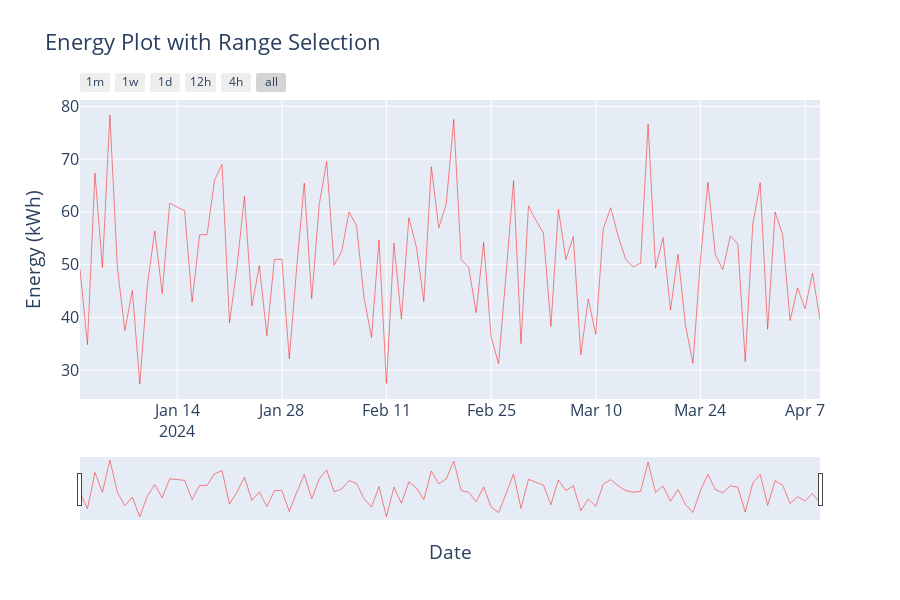

Notebook cell for this chart:
### Code cell
# Create the same data object
energy_data = go.Scatter(x=energy_series.index,
                        y=energy_series.values,
                        line=go.scatter.Line(color='red', width = 0.6),
                        opacity=0.8,
                        name='energy',
                        text=[f'Energy: {x:.0f} kWh' for x in energy_series.values])

# Create the figure and display
fig = go.Figure(data=[energy_data], layout=layout)
iplot(fig)

### Figure 1 — Plotly figure (JSON) as saved in the notebook; plotly's stock layout.template omitted (floating-point values rounded to 4 significant figures)
{"data": [{"line": {"color": "red", "width": 0.6}, "name": "energy", "opacity": 0.8, "text": ["Energy: 49 kWh", "Energy: 35 kWh", "Energy: 67 kWh", "Energy: 49 kWh", "Energy: 78 kWh", "Energy: 50 kWh", "Energy: 38 kWh", "Energy: 45 kWh", "Energy: 27 kWh", "Energy: 46 kWh", "Energy: 56 kWh", "Energy: 45 kWh", "Energy: 62 kWh", "Energy: 61 kWh", "Energy: 60 kWh", "Energy: 43 kWh", "Energy: 56 kWh", "Energy: 56 kWh", "Energy: 66 kWh", "Energy: 69 kWh", "Energy: 39 kWh", "Energy: 50 kWh", "Energy: 63 kWh", "Energy: 42 kWh", "Energy: 50 kWh", "Energy: 37 kWh", "Energy: 51 kWh", "Energy: 51 kWh", "Energy: 32 kWh", "Energy: 50 kWh", "Energy: 65 kWh", "Energy: 44 kWh", "Energy: 61 kWh", "Energy: 70 kWh", "Energy: 50 kWh", "Energy: 52 kWh", "Energy: 60 kWh", "Energy: 57 kWh", "Energy: 44 kWh", "Energy: 36 kWh", "Energy: 55 kWh", "Energy: 27 kWh", "Energy: 54 kWh", "Energy: 40 kWh", "Energy: 59 kWh", "Energy: 53 kWh", "Energy: 43 kWh", "Energy: 69 kWh", "Energy: 57 kWh", "Energy: 62 kWh", "Energy: 78 kWh", "Energy: 51 kWh", "Energy: 49 kWh", "Energy: 41 kWh", "Energy: 54 kWh", "Energy: 36 kWh", "Energy: 31 kWh", "Energy: 48 kWh", "Energy: 66 kWh", "Energy: 35 kWh", "Energy: 61 kWh", "Energy: 58 kWh", "Energy: 56 kWh", "Energy: 38 kWh", "Energy: 61 kWh", "Energy: 51 kWh", "Energy: 55 kWh", "Energy: 33 kWh", "Energy: 43 kWh", "Energy: 37 kWh", "Energy: 57 kWh", "Energy: 61 kWh", "Energy: 55 kWh", "Energy: 51 kWh", "Energy: 50 kWh", "Energy: 50 kWh", "Energy: 77 kWh", "Energy: 49 kWh", "Energy: 55 kWh", "Energy: 41 kWh", "Energy: 52 kWh", "Energy: 39 kWh", "Energy: 31 kWh", "Energy: 51 kWh", "Energy: 66 kWh", "Energy: 52 kWh", "Energy: 49 kWh", "Energy: 55 kWh", "Energy: 54 kWh", "Energy: 32 kWh", "Energy: 58 kWh", "Energy: 66 kWh", "Energy: 38 kWh", "Energy: 60 kWh", "Energy: 56 kWh", "Energy: 39 kWh", "Energy: 46 kWh", "Energy: 42 kWh", "Energy: 48 kWh", "Energy: 40 kWh"], "type": "scatter", "x": ["2024-01-01T00:00:00", "2024-01-02T00:00:00", "2024-01-03T00:00:00", "2024-01-04T00:00:00", "2024-01-05T00:00:00", "2024-01-06T00:00:00", "2024-01-07T00:00:00", "2024-01-08T00:00:00", "2024-01-09T00:00:00", "2024-01-10T00:00:00", "2024-01-11T00:00:00", "2024-01-12T00:00:00", "2024-01-13T00:00:00", "2024-01-14T00:00:00", "2024-01-15T00:00:00", "2024-01-16T00:00:00", "2024-01-17T00:00:00", "2024-01-18T00:00:00", "2024-01-19T00:00:00", "2024-01-20T00:00:00", "2024-01-21T00:00:00", "2024-01-22T00:00:00", "2024-01-23T00:00:00", "2024-01-24T00:00:00", "2024-01-25T00:00:00", "2024-01-26T00:00:00", "2024-01-27T00:00:00", "2024-01-28T00:00:00", "2024-01-29T00:00:00", "2024-01-30T00:00:00", "2024-01-31T00:00:00", "2024-02-01T00:00:00", "2024-02-02T00:00:00", "2024-02-03T00:00:00", "2024-02-04T00:00:00", "2024-02-05T00:00:00", "2024-02-06T00:00:00", "2024-02-07T00:00:00", "2024-02-08T00:00:00", "2024-02-09T00:00:00", "2024-02-10T00:00:00", "2024-02-11T00:00:00", "2024-02-12T00:00:00", "2024-02-13T00:00:00", "2024-02-14T00:00:00", "2024-02-15T00:00:00", "2024-02-16T00:00:00", "2024-02-17T00:00:00", "2024-02-18T00:00:00", "2024-02-19T00:00:00", "2024-02-20T00:00:00", "2024-02-21T00:00:00", "2024-02-22T00:00:00", "2024-02-23T00:00:00", "2024-02-24T00:00:00", "2024-02-25T00:00:00", "2024-02-26T00:00:00", "2024-02-27T00:00:00", "2024-02-28T00:00:00", "2024-02-29T00:00:00", "2024-03-01T00:00:00", "2024-03-02T00:00:00", "2024-03-03T00:00:00", "2024-03-04T00:00:00", "2024-03-05T00:00:00", "2024-03-06T00:00:00", "2024-03-07T00:00:00", "2024-03-08T00:00:00", "2024-03-09T00:00:00", "2024-03-10T00:00:00", "2024-03-11T00:00:00", "2024-03-12T00:00:00", "2024-03-13T00:00:00", "2024-03-14T00:00:00", "2024-03-15T00:00:00", "2024-03-16T00:00:00", "2024-03-17T00:00:00", "2024-03-18T00:00:00", "2024-03-19T00:00:00", "2024-03-20T00:00:00", "2024-03-21T00:00:00", "2024-03-22T00:00:00", "2024-03-23T00:00:00", "2024-03-24T00:00:00", "2024-03-25T00:00:00", "2024-03-26T00:00:00", "2024-03-27T00:00:00", "2024-03-28T00:00:00", "2024-03-29T00:00:00", "2024-03-30T00:00:00", "2024-03-31T00:00:00", "2024-04-01T00:00:00", "2024-04-02T00:00:00", "2024-04-03T00:00:00", "2024-04-04T00:00:00", "2024-04-05T00:00:00", "2024-04-06T00:00:00", "2024-04-07T00:00:00", "2024-04-08T00:00:00", "2024-04-09T00:00:00"], "y": [49.07, 34.83, 67.33, 49.49, 78.38, 49.51, 37.52, 45.09, 27.37, 45.99, 56.4, 44.51, 61.66, 60.88, 60.2, 42.91, 55.66, 55.69, 66.04, 68.98, 38.96, 49.56, 62.95, 42.16, 49.82, 36.54, 50.96, 51.05, 32.16, 49.56, 65.44, 43.55, 61.37, 69.57, 49.91, 52.47, 59.99, 57.34, 43.72, 36.19, 54.66, 27.49, 54.09, 39.66, 58.91, 53.38, 43.02, 68.55, 56.98, 61.53, 77.53, 50.92, 49.49, 40.87, 54.22, 36.36, 31.21, 48.13, 65.9, 35.03, 61.17, 58.37, 55.99, 38.27, 60.52, 50.99, 55.31, 32.91, 43.48, 36.75, 56.79, 60.8, 55.35, 51.03, 49.54, 50.29, 76.64, 49.34, 55.11, 41.39, 51.95, 38.54, 31.3, 50.86, 65.62, 51.89, 49.04, 55.4, 53.99, 31.62, 57.58, 65.53, 37.76, 59.98, 55.68, 39.38, 45.58, 41.64, 48.36, 39.57]}], "layout": {"font": {"size": 16}, "height": 600, "title": {"text": "Energy Plot with Range Selection"}, "width": 900, "xaxis": {"rangeselector": {"buttons": [{"count": 1, "label": "1m", "step": "month", "stepmode": "backward"}, {"count": 7, "label": "1w", "step": "day", "stepmode": "backward"}, {"count": 1, "label": "1d", "step": "day", "stepmode": "backward"}, {"count": 12, "label": "12h", "step": "hour", "stepmode": "backward"}, {"count": 4, "label": "4h", "step": "hour", "stepmode": "backward"}, {"step": "all"}], "font": {"size": 12}}, "rangeslider": {"visible": true}, "title": {"text": "Date"}, "type": "date"}, "yaxis": {"title": {"text": "Energy (kWh)"}}}}
